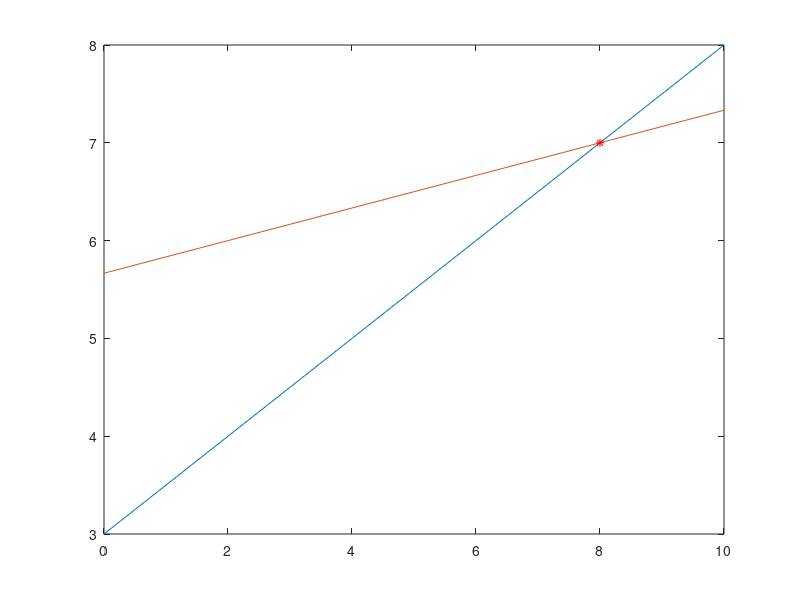

MATLAB code for this plot:
function result = prob9_4()
    
    x = 0:1:10; % range
    % function declarations
    func_1 = (x + 6)/2;
    func_2 = (x + 34)/6;
    
    % finding intersection point
    sub = find(func_1 == func_2);
    x_inter = x(sub);
    y_inter = func_2(sub);
    
    figure(1)
    plot(x, func_1, ...
        x, func_2,...
        x_inter, y_inter, 'r*');
    
    fprintf('intersection point at (x,y) = (%d, %d)\n', x_inter, y_inter);
    
    func_1_sub = @(x,y) 4*x - 8*y;
    func_2_sub = @(x,y) -x + 6*y;
    
    fprintf('\nresult for 1st equation with substitution = %d\n', func_1_sub(x_inter, y_inter));
    fprintf('result for 2nd equation with substitution = %d\n', func_2_sub(x_inter, y_inter));
        
end